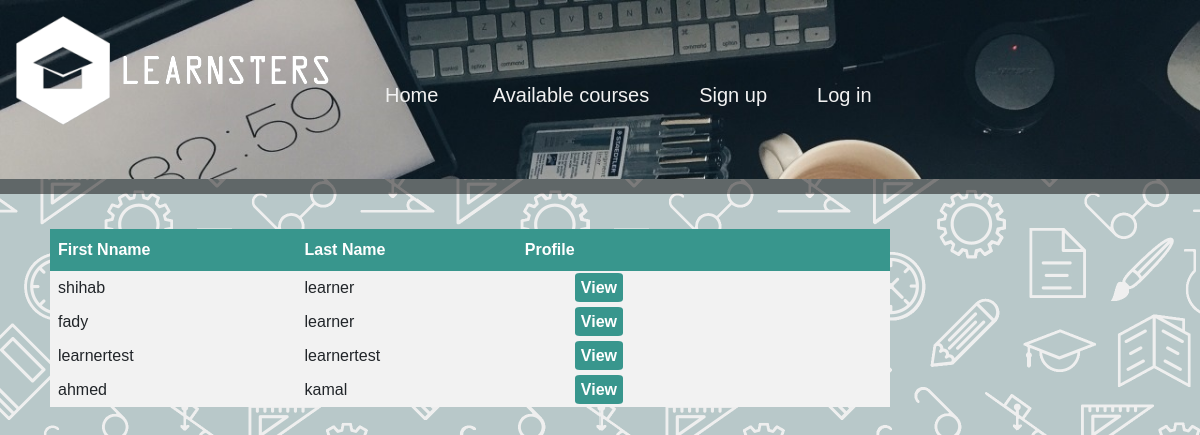
Page /selectlearner.php on the earlier database version.
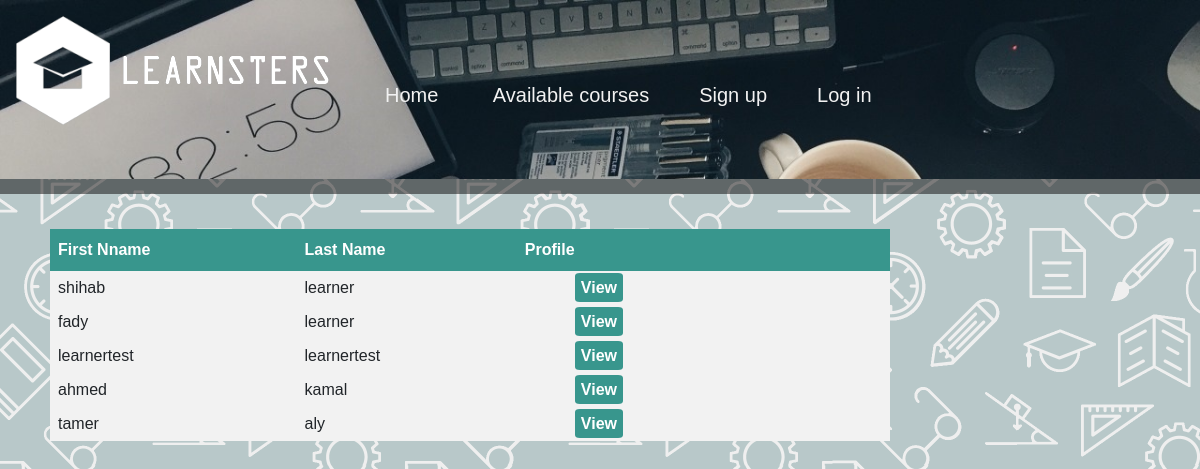
Same page on the later database version.
### tables this page shows
CREATE TABLE `learners` (
  `learnerID` varchar(255) NOT NULL,
  `Fname` varchar(255) NOT NULL,
  `Lname` varchar(255) DEFAULT NULL,
  `Email` varchar(255) DEFAULT NULL,
  `Password` varchar(255) DEFAULT NULL,
  `profilePicture` text DEFAULT NULL,
  `Type` text NOT NULL
);

### selectlearner.php (the view, shortened to what this page needs)
<html>
<?php
include "menu.php";
$query = "SELECT * FROM learners";
$results = $conn->query($query);
?>
<body>
    <table border="0">
        <tr>
            <th>First Nname</th>
            <th>Last Name</th>
            <th>Profile</th>
        </tr>
        <?php while ($row = $results->fetch_array(MYSQLI_ASSOC)) { ?>
            <tr>
                <td><?php echo $row["Fname"] ?></td>
                <td><?php echo $row["Lname"] ?></td>
                <td><a class="link" href=displaylearner.php?id=<?php echo $row["learnerID"] ?>> View </a> </td>
            </tr>
        <?php } ?>
    </table>
</body>
</html>

Differences in the rows shown:
added learners: Fname "tamer", Lname "aly"
